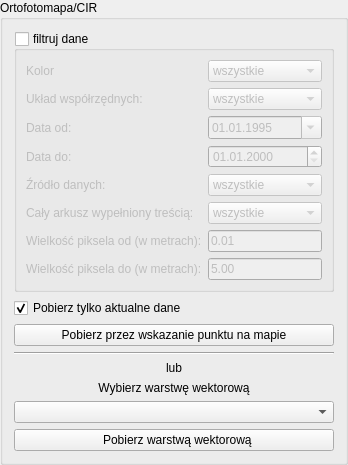
         <widget class="QgsCollapsibleGroupBox" name="orto_groupBox">
          <property name="title">
           <string>Ortofotomapa/CIR</string>
          </property>
          <property name="collapsed">
           <bool>true</bool>
          </property>
          <layout class="QVBoxLayout" name="verticalLayout">
           <item>
            <widget class="QgsCollapsibleGroupBox" name="orto_filter_groupBox">
             <property name="title">
              <string>filtruj dane</string>
             </property>
             <property name="checkable">
              <bool>true</bool>
             </property>
             <property name="checked">
              <bool>false</bool>
             </property>
             <property name="collapsed">
              <bool>true</bool>
             </property>
             <layout class="QVBoxLayout" name="verticalLayout_3">
              <item>
               <layout class="QGridLayout" name="gridLayout_3">
                <item row="2" column="1">
                 <widget class="QgsDateTimeEdit" name="orto_from_dateTimeEdit">
                  <property name="date">
                   <date>
                    <year>1995</year>
                    <month>1</month>
                    <day>1</day>
                   </date>
                  </property>
                  <property name="displayFormat">
                   <string>dd.MM.yyyy</string>
                  </property>
                  <property name="calendarPopup">
                   <bool>true</bool>
                  </property>
                 </widget>
                </item>
                <item row="2" column="0">
                 <widget class="QLabel" name="label_9">
                  <property name="text">
                   <string>Data od:</string>
                  </property>
                 </widget>
                </item>
                <item row="0" column="1">
                 <widget class="QComboBox" name="orto_kolor_cmbbx">
                  <item>
                   <property name="text">
                    <string>wszystkie</string>
                   </property>
                  </item>
                  <item>
                   <property name="text">
                    <string>RGB</string>
                   </property>
                  </item>
                  <item>
                   <property name="text">
                    <string>CIR</string>
                   </property>
                  </item>
                  <item>
                   <property name="text">
                    <string>B/W</string>
                   </property>
                  </item>
                 </widget>
                </item>
                <item row="3" column="0">
                 <widget class="QLabel" name="label_10">
                  <property name="text">
                   <string>Data do:</string>
                  </property>
                 </widget>
                </item>
                <item row="3" column="1">
                 <widget class="QgsDateTimeEdit" name="orto_to_dateTimeEdit">
                  <property name="displayFormat">
                   <string>dd.MM.yyyy</string>
                  </property>
                 </widget>
                </item>
                <item row="5" column="1">
                 <widget class="QComboBox" name="orto_full_cmbbx">
                  <item>
                   <property name="text">
                    <string>wszystkie</string>
                   </property>
                  </item>
                  <item>
                   <property name="text">
                    <string>TAK</string>
                   </property>
                  </item>
                  <item>
                   <property name="text">
                    <string>NIE</string>
                   </property>
                  </item>
                 </widget>
                </item>
                <item row="6" column="1">
                 <widget class="QgsFilterLineEdit" name="orto_pixelFrom_lineEdit">
                  <property name="text">
                   <string>0.01</string>
                  </property>
                  <property name="qgisRelation" stdset="0">
                   <string notr="true"/>
                  </property>
                 </widget>
                </item>
                <item row="6" column="0">
                 <widget class="QLabel" name="label_13">
                  <property name="text">
                   <string>Wielkość piksela od (w metrach):</string>
                  </property>
                 </widget>
                </item>
                <item row="5" column="0">
                 <widget class="QLabel" name="label_12">
                  <property name="text">
                   <string>Cały arkusz wypełniony treścią:</string>
                  </property>
                 </widget>
                </item>
                <item row="4" column="0">
                 <widget class="QLabel" name="label_11">
                  <property name="text">
                   <string>Źródło danych:</string>
                  </property>
                 </widget>
                </item>
                <item row="4" column="1">
                 <widget class="QComboBox" name="orto_source_cmbbx">
                  <item>
                   <property name="text">
                    <string>wszystkie</string>
                   </property>
                  </item>
                  <item>
                   <property name="text">
                    <string>Zdj. cyfrowe</string>
                   </property>
                  </item>
                  <item>
                   <property name="text">
                    <string>Zdj. analogowe</string>
                   </property>
                  </item>
                 </widget>
                </item>
                <item row="1" column="1">
                 <widget class="QComboBox" name="orto_crs_cmbbx">
                  <item>
                   <property name="text">
                    <string>wszystkie</string>
                   </property>
                  </item>
                  <item>
                   <property name="text">
                    <string>PL-1992</string>
                   </property>
                  </item>
                  <item>
                   <property name="text">
                    <string>PL-2000</string>
                   </property>
                  </item>
                 </widget>
                </item>
                <item row="1" column="0">
                 <widget class="QLabel" name="label_3">
                  <property name="text">
                   <string>Układ współrzędnych:</string>
                  </property>
                 </widget>
                </item>
                <item row="0" column="0">
                 <widget class="QLabel" name="label_8">
                  <property name="text">
                   <string>Kolor</string>
                  </property>
                 </widget>
                </item>
                <item row="7" column="0">
                 <widget class="QLabel" name="label_14">
                  <property name="text">
                   <string>Wielkość piksela do (w metrach):</string>
                  </property>
                 </widget>
                </item>
                <item row="7" column="1">
                 <widget class="QgsFilterLineEdit" name="orto_pixelTo_lineEdit">
                  <property name="text">
                   <string>5.00</string>
                  </property>
                  <property name="qgisRelation" stdset="0">
                   <string notr="true"/>
                  </property>
                 </widget>
                </item>
               </layout>
              </item>
             </layout>
            </widget>
           </item>
           <item>
            <widget class="QCheckBox" name="orto_newest_chkbx">
             <property name="toolTip">
              <string>&lt;html&gt;&lt;head/&gt;&lt;body&gt;&lt;p&gt;Gdy zostanie znalezione więcej niż 1 zobrazowanie dla danego arkusza mapy spełniające kryteria, zostanie pobrane tylko jedno - najnowsze.&lt;/p&gt;&lt;/body&gt;&lt;/html&gt;</string>
             </property>
             <property name="text">
              <string>Pobierz tylko aktualne dane</string>
             </property>
             <property name="checked">
              <bool>true</bool>
             </property>
            </widget>
           </item>
           <item>
            <widget class="QPushButton" name="orto_capture_btn">
             <property name="text">
              <string>Pobierz przez wskazanie punktu na mapie</string>
             </property>
             <property name="icon">
              <iconset>
               <normaloff>:/plugins/pobieracz_danych_gugik/img/icon.png</normaloff>:/plugins/pobieracz_danych_gugik/img/icon.png</iconset>
             </property>
            </widget>
           </item>
           <item>
            <widget class="Line" name="line">
             <property name="orientation">
              <enum>Qt::Horizontal</enum>
             </property>
            </widget>
           </item>
           <item>
            <widget class="QLabel" name="label_15">
             <property name="text">
              <string>lub</string>
             </property>
             <property name="alignment">
              <set>Qt::AlignCenter</set>
             </property>
            </widget>
           </item>
           <item>
            <widget class="QLabel" name="label_60">
             <property name="text">
              <string>Wybierz warstwę wektorową</string>
             </property>
             <property name="alignment">
              <set>Qt::AlignCenter</set>
             </property>
            </widget>
           </item>
           <item>
            <widget class="QgsMapLayerComboBox" name="orto_mapLayerComboBox"/>
           </item>
           <item>
            <widget class="QPushButton" name="orto_fromLayer_btn">
             <property name="text">
              <string>  Pobierz warstwą wektorową</string>
             </property>
            </widget>
           </item>
          </layout>
         </widget>
